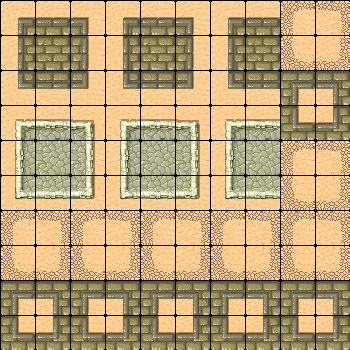

Tiled map render using the project's own tile images. Description and the map definition, with tile-layer contents summarised, below:
An orthogonal 10x10 tile map with 35x35 px tiles, 1 tile layer (Tile Layer 1).

<map version="1.0" orientation="orthogonal" width="10" height="10" tilewidth="35" tileheight="35">
 <tileset firstgid="1" name="DesertTest" tilewidth="35" tileheight="35">
  <image source="../gfx/desert_tiled.png" width="281" height="211" />
 </tileset>
 <layer name="Tile Layer 1" width="10" height="10">
  <data>[100 cells, 100 non-empty, 26 distinct tile ids]</data>
 </layer>
</map>
